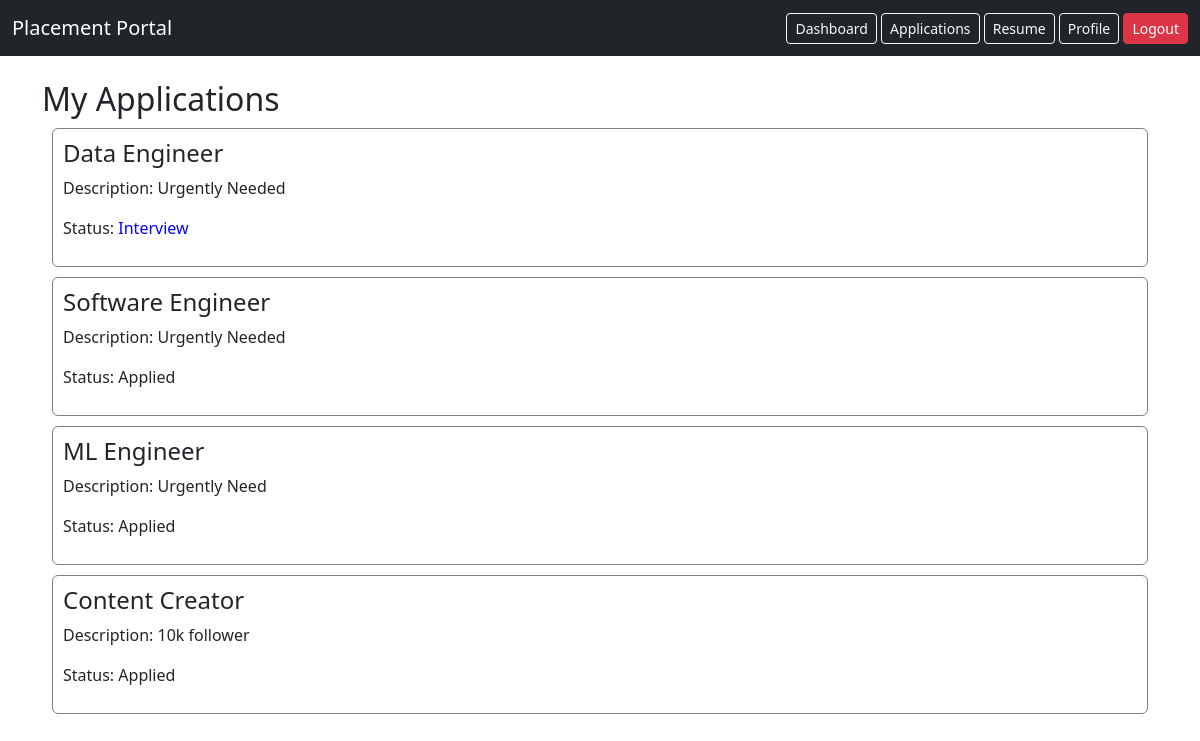
The app's page /student_applications (signed in) with its own data.
### models.py (models this page shows)
class Application(db.Model):
    id = db.Column(db.Integer, primary_key=True)
    student_id = db.Column(db.Integer, db.ForeignKey('user.id'))
    drive_id = db.Column(db.Integer, db.ForeignKey('placement_drive.id'))
    status = db.Column(db.String(50), default='applied')
    student = db.relationship('User', backref='applications')
    drive = db.relationship('PlacementDrive', backref='applications')

class PlacementDrive(db.Model):
    id = db.Column(db.Integer, primary_key=True)
    company_id = db.Column(db.Integer, db.ForeignKey('company.id'))
    title = db.Column(db.String(100))
    description = db.Column(db.Text)
    deadline = db.Column(db.String(50))
    skills = db.Column(db.String(200))
    status = db.Column(db.String(20))  # pending / approved / closed
    is_approved = db.Column(db.Boolean, default=False)

### app.py (the view)
@app.route('/student_applications')
def student_applications():
    if 'user_id' not in session or session.get('role') != 'student':
        return redirect('/login')
    applications = Application.query.filter_by(student_id=session['user_id']).all()
    return render_template('student_applications.html', applications=applications)

### templates/student_applications.html
{% extends 'base.html' %}
{% block content %}
<h2>My Applications</h2>
{% for app in applications %}
<div class="card" style="margin:10px; padding:10px; border:1px solid gray;">
    <h4>{{ app.drive.title }}</h4>
    <p>Description: {{ app.drive.description }}</p>
    <p>Status:
        {% if app.status == 'selected' %}
            <span style="color:green;">Selected</span>
        {% elif app.status == 'shortlisted' %}
            <span style="color:orange;">Shortlisted</span>
        {% elif app.status == 'interview' %}
            <span style="color:blue;">Interview</span>
        {% elif app.status == 'rejected' %}
            <span style="color:red;">Rejected</span>
        {% else %}
            <span>Applied</span>
        {% endif %}
    </p>
</div>
{% endfor %}
{% endblock %}

### templates/base.html (shortened to what this page needs)
<!DOCTYPE html>
<html>
<head>
    <link href="https://cdn.jsdelivr.net/npm/bootstrap@5.3.0/dist/css/bootstrap.min.css" rel="stylesheet">
</head>
<body>
<nav class="navbar navbar-dark bg-dark">
    <div class="container-fluid">
        <span class="navbar-brand">Placement Portal</span>
        <div>
            {% if session.get('role') == 'student' %}
                <a href="/student_dashboard" class="btn btn-outline-light btn-sm">Dashboard</a>
                <a href="/student_applications" class="btn btn-outline-light btn-sm">Applications</a>
                <a href="/upload_resume" class="btn btn-outline-light btn-sm">Resume</a>
                <a href="/profile" class="btn btn-outline-light btn-sm">Profile</a>
            {% elif session.get('role') == 'company' %}
                <a href="/company_dashboard" class="btn btn-outline-light btn-sm">Dashboard</a>
                <a href="/add_drive" class="btn btn-outline-light btn-sm">Post Job</a>
            {% elif session.get('role') == 'admin' %}
                <a href="/admin_dashboard" class="btn btn-outline-light btn-sm">Admin</a>
                <a href="/manage_companies" class="btn btn-outline-light btn-sm">Companies</a>
                <a href="/manage_drives" class="btn btn-outline-light btn-sm">Drives</a>
            {% endif %}
            <a href="/logout" class="btn btn-danger btn-sm">Logout</a>
        </div>
    </div>
</nav>
<div class="container mt-4">
    {% block content %}
    {% endblock %}
</div>
</body>
</html>

### records on screen
Application: drive "Data Engineer", drive.description "Urgently Needed", status "Interview"
Application: drive "Software Engineer", drive.description "Urgently Needed", status "Applied"
Application: drive "ML Engineer", drive.description "Urgently Need", status "Applied"
Application: drive "Content Creator", drive.description "10k follower", status "Applied"
